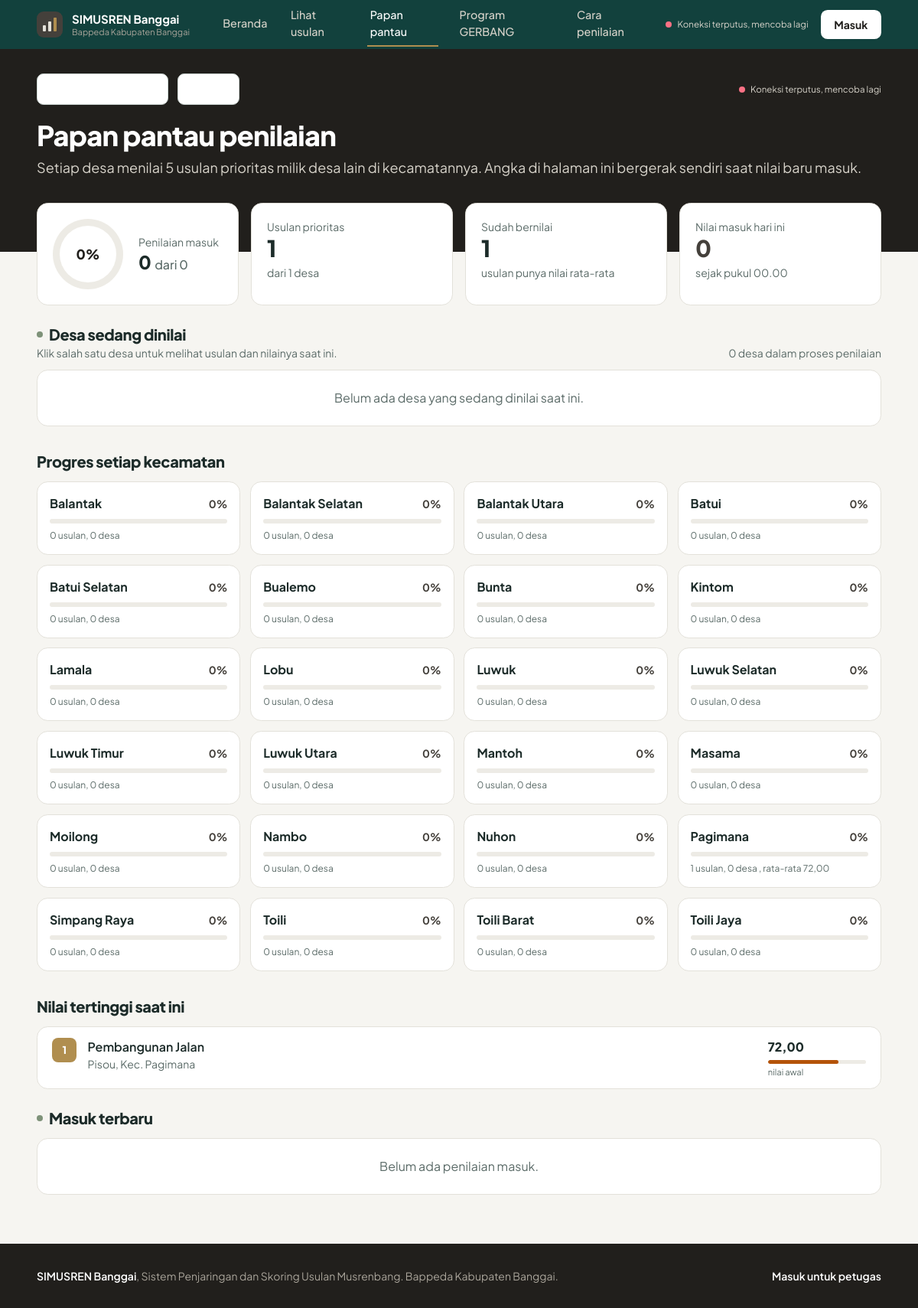
The page /papan.php on the database its author committed.
### tables this page shows
CREATE TABLE `tb_kecamatan` (
  `id_kecamatan` INT AUTO_INCREMENT PRIMARY KEY,
  `nama`         VARCHAR(80) NOT NULL,
  `aktif`        TINYINT(1) NOT NULL DEFAULT 1
);

CREATE TABLE `tb_usulan` (
  `id_usulan`         INT AUTO_INCREMENT PRIMARY KEY,
  `kode_usulan`       VARCHAR(40) NOT NULL UNIQUE,
  `tahun`             SMALLINT NOT NULL,
  `id_kecamatan`      INT NOT NULL,
  `desa`              VARCHAR(100) NOT NULL,
  `id_sumber`         INT NOT NULL,
  `id_sektor`         INT NOT NULL,
  `id_opd`            INT NOT NULL,
  `id_kamus`          INT DEFAULT NULL,
  `nama_usulan`       VARCHAR(255) NOT NULL,
  `uraian_masalah`    TEXT,
  `keterangan_lokasi` VARCHAR(255) DEFAULT NULL,
  `volume`            DECIMAL(14,2) DEFAULT 0,
  `satuan`            VARCHAR(30) DEFAULT NULL,
  `estimasi_anggaran` DECIMAL(18,2) DEFAULT 0,
  `nilai_awal`        DECIMAL(6,2) DEFAULT NULL,
  `jumlah_penilai`    INT NOT NULL DEFAULT 0,
  `peringkat_desa`    INT DEFAULT NULL,
  `total_nilai`       DECIMAL(6,2) DEFAULT NULL,
  `id_kategori`       INT DEFAULT NULL,
  `status`            ENUM('Draft','Terverifikasi','Ditolak') NOT NULL DEFAULT 'Draft',
  `catatan_verifikasi` TEXT,
  `id_user`           INT DEFAULT NULL,
  `dibuat_pada`       DATETIME NOT NULL DEFAULT CURRENT_TIMESTAMP,
  `diubah_pada`       DATETIME NOT NULL DEFAULT CURRENT_TIMESTAMP ON UPDATE CURRENT_TIMESTAMP,
  KEY `idx_tahun` (`tahun`),
  KEY `idx_kec` (`id_kecamatan`),
  KEY `idx_desa` (`id_kecamatan`,`desa`),
  KEY `idx_prioritas` (`tahun`,`id_kecamatan`,`desa`,`peringkat_desa`),
  KEY `idx_sektor` (`id_sektor`),
  KEY `idx_opd` (`id_opd`),
  KEY `idx_nilai` (`total_nilai`),
  CONSTRAINT `fk_usulan_kec` FOREIGN KEY (`id_kecamatan`) REFERENCES `tb_kecamatan`(`id_kecamatan`),
  CONSTRAINT `fk_usulan_sumber` FOREIGN KEY (`id_sumber`) REFERENCES `tb_sumber_usulan`(`id_sumber`),
  CONSTRAINT `fk_usulan_sektor` FOREIGN KEY (`id_sektor`) REFERENCES `tb_sektor`(`id_sektor`),
  CONSTRAINT `fk_usulan_opd` FOREIGN KEY (`id_opd`) REFERENCES `tb_opd`(`id_opd`)
);

CREATE TABLE `tb_kategori` (
  `id_kategori`  INT AUTO_INCREMENT PRIMARY KEY,
  `nama`         VARCHAR(60) NOT NULL,
  `batas_bawah`  DECIMAL(6,2) NOT NULL,
  `warna`        VARCHAR(9) NOT NULL DEFAULT '#64748B',
  `urut`         TINYINT NOT NULL DEFAULT 1
);

### includes/fungsi.php (called while the page is built, shortened)
<?php
function e($teks): string
{
    return htmlspecialchars((string)$teks, ENT_QUOTES, 'UTF-8');
}
function angka($nilai, int $desimal = 2): string
{
    return number_format((float)$nilai, $desimal, ',', '.');
}
function jalankan(mysqli $k, string $sql, string $tipe = '', array $nilai = [])
{
    $stmt = mysqli_prepare($k, $sql);
    if ($tipe !== '') {
        mysqli_stmt_bind_param($stmt, $tipe, ...$nilai);
    }
    mysqli_stmt_execute($stmt);
    $res = mysqli_stmt_get_result($stmt);
    $baris = [];
    if ($res) {
        while ($b = mysqli_fetch_assoc($res)) {
            $baris[] = $b;
        }
    }
    return $baris;
}

### papan.php (the view, shortened to what this page needs)
<?php
require_once __DIR__ . '/includes/fungsi_publik.php';
$daftar_tahun = daftar_tahun_publik($koneksi);
$tahun = (int)($_GET['tahun'] ?? APP_TAHUN_DEFAULT);
$kec   = (int)($_GET['kec'] ?? 0);
$nama_kec = '';
if ($nama_kec === '') { $kec = 0; }
$saring_kec = $kec > 0 ? ' AND u.id_kecamatan = ' . $kec : '';
$ringkas = jalankan($koneksi, "
    SELECT COUNT(*) AS usulan,
           COALESCE(SUM(u.jumlah_penilai), 0) AS nilai_masuk,
           COALESCE(SUM(" . SQL_TARGET_PENILAI . "), 0) AS target,
           COALESCE(SUM(u.total_nilai IS NOT NULL), 0) AS sudah_bernilai,
           COUNT(DISTINCT CONCAT(u.id_kecamatan, '|', u.desa)) AS desa
    FROM tb_usulan u WHERE " . SYARAT_PUBLIK . $saring_kec, 'i', [$tahun])[0];
$persen_total = (int)$ringkas['target'] > 0
    ? min(100, round((int)$ringkas['nilai_masuk'] / (int)$ringkas['target'] * 100)) : 0;
$penilaian_hari_ini = (int)jalankan($koneksi, "
    SELECT COUNT(*) AS n FROM tb_penilaian p JOIN tb_usulan u ON u.id_usulan = p.id_usulan
    WHERE " . SYARAT_PUBLIK . $saring_kec . " AND DATE(p.diubah_pada) = CURDATE()", 'i', [$tahun])[0]['n'];
$per_kec = jalankan($koneksi, "
    SELECT k.id_kecamatan, k.nama,
           (SELECT COUNT(*) FROM tb_desa d WHERE d.id_kecamatan = k.id_kecamatan AND d.aktif = 1) AS jml_desa,
           COUNT(u.id_usulan) AS usulan,
           COALESCE(SUM(u.jumlah_penilai), 0) AS nilai_masuk,
           COALESCE(SUM(" . SQL_TARGET_PENILAI . "), 0) AS target,
           AVG(u.total_nilai) AS rata
    FROM tb_kecamatan k
    LEFT JOIN tb_usulan u ON u.id_kecamatan = k.id_kecamatan AND " . SYARAT_PUBLIK . "
    WHERE k.aktif = 1
    GROUP BY k.id_kecamatan, k.nama
    ORDER BY k.nama", 'i', [$tahun]);
$teratas = jalankan($koneksi, SQL_USULAN_DASAR . "
    WHERE " . SYARAT_PUBLIK . $saring_kec . " AND u.total_nilai IS NOT NULL
    ORDER BY u.total_nilai DESC, u.estimasi_anggaran ASC LIMIT 8", 'i', [$tahun]);
$terbaru = jalankan($koneksi, "
    SELECT p.diubah_pada, (p.diubah_pada > p.dibuat_pada) AS diperbarui,
           u.id_usulan, u.nama_usulan, u.desa, u.total_nilai, u.jumlah_penilai, u.peringkat_desa,
           kec.nama AS kecamatan, " . SQL_TARGET_PENILAI . " AS target
    FROM tb_penilaian p
    JOIN tb_usulan u      ON u.id_usulan = p.id_usulan
    JOIN tb_kecamatan kec ON kec.id_kecamatan = u.id_kecamatan
    WHERE " . SYARAT_PUBLIK . $saring_kec . "
    ORDER BY p.diubah_pada DESC, p.id_penilaian DESC LIMIT 10", 'i', [$tahun]);
$desa_dinilai = jalankan($koneksi, "
    SELECT u.id_kecamatan, kec.nama AS kecamatan, u.desa,
           COUNT(*) AS usulan,
           COALESCE(SUM(u.jumlah_penilai), 0) AS masuk,
           COALESCE(SUM(" . SQL_TARGET_PENILAI . "), 0) AS target,
           AVG(u.total_nilai) AS rata,
           (SELECT MAX(p.diubah_pada) FROM tb_penilaian p JOIN tb_usulan ux ON ux.id_usulan = p.id_usulan
             WHERE ux.id_kecamatan = u.id_kecamatan AND ux.desa = u.desa AND ux.tahun = u.tahun) AS terakhir
    FROM tb_usulan u JOIN tb_kecamatan kec ON kec.id_kecamatan = u.id_kecamatan
    WHERE " . SYARAT_PUBLIK . $saring_kec . "
    GROUP BY u.id_kecamatan, kec.nama, u.desa, u.tahun
    HAVING masuk > 0 AND masuk < target
    ORDER BY terakhir DESC
    LIMIT 12", 'i', [$tahun]);
$rincian_desa = [];
require __DIR__ . '/includes/publik_atas.php';
?>
<section class="kepala-hal">
  <div class="wadah pt-8 pb-24" id="isi-utama">
    <form method="get" class="flex flex-wrap items-center gap-3 mb-5">
      <select name="kec" class="isian" style="width:auto" onchange="this.form.submit()" aria-label="Kecamatan">
        <option value="0">Seluruh kabupaten</option>
      </select>
      <select name="tahun" class="isian" style="width:auto" onchange="this.form.submit()" aria-label="Tahun">
        <?php foreach ($daftar_tahun as $t): ?>
          <option value="<?= $t ?>" <?= $t === $tahun ? 'selected' : '' ?>><?= $t ?></option>
        <?php endforeach; ?>
      </select>
      <span data-langsung-status class="ml-auto"></span>
    </form>
    <h1 class="text-3xl md:text-4xl">Papan pantau penilaian<?= $kec ? ', Kecamatan ' . e($nama_kec) : '' ?></h1>
    <p class="mt-2 text-lg" style="color:#D7D3CA">
      Setiap desa menilai <?= JUMLAH_PRIORITAS_DESA ?> usulan prioritas milik desa lain di kecamatannya.
      Angka di halaman ini bergerak sendiri saat nilai baru masuk.
    </p>
  </div>
</section>
<main class="wadah -mt-16 pb-16 relative z-10">
  <div data-langsung id="langsung-papan">
    <div class="papan-atas mb-6">
      <div class="kartu p-5 flex items-center gap-5">
        <div class="cincin" style="--p:<?= $persen_total ?>;--warna:#44403B;width:92px;height:92px">
          <span style="width:74px;height:74px;font-size:1.1rem"><?= $persen_total ?>%</span>
        </div>
        <div>
          <p class="text-sm" style="color:var(--redup)">Penilaian masuk</p>
          <p class="text-2xl font-extrabold"><?= number_format((int)$ringkas['nilai_masuk'], 0, ',', '.') ?>
            <span class="text-base font-medium" style="color:var(--redup)">dari <?= number_format((int)$ringkas['target'], 0, ',', '.') ?></span></p>
        </div>
      </div>
      <div class="kartu p-5">
        <p class="text-sm" style="color:var(--redup)">Usulan prioritas</p>
        <p class="text-3xl font-extrabold"><?= number_format((int)$ringkas['usulan'], 0, ',', '.') ?></p>
        <p class="text-sm mt-1" style="color:var(--redup)">dari <?= number_format((int)$ringkas['desa'], 0, ',', '.') ?> desa</p>
      </div>
      <div class="kartu p-5">
        <p class="text-sm" style="color:var(--redup)">Sudah bernilai</p>
        <p class="text-3xl font-extrabold"><?= number_format((int)$ringkas['sudah_bernilai'], 0, ',', '.') ?></p>
        <p class="text-sm mt-1" style="color:var(--redup)">usulan punya nilai rata-rata</p>
      </div>
      <div class="kartu p-5">
        <p class="text-sm" style="color:var(--redup)">Nilai masuk hari ini</p>
        <p class="text-3xl font-extrabold" style="color:#44403B"><?= number_format($penilaian_hari_ini, 0, ',', '.') ?></p>
        <p class="text-sm mt-1" style="color:var(--redup)">sejak pukul 00.00</p>
      </div>
    </div>
    <section class="mb-8">
      <div class="flex flex-wrap items-end justify-between gap-3 mb-3">
        <div>
          <h2 class="judul-bagian text-xl flex items-center gap-2"><span class="langsung-titik" aria-hidden="true"></span>Desa sedang dinilai</h2>
          <p class="text-sm" style="color:var(--redup)">Klik salah satu desa untuk melihat usulan dan nilainya saat ini.</p>
        </div>
        <span class="text-sm" style="color:var(--redup)"><?= count($desa_dinilai) ?> desa dalam proses penilaian</span>
      </div>
      <?php if ($desa_dinilai): ?>
        <ul class="desa-nilai" id="daftarDesaDinilai">
          <?php foreach ($desa_dinilai as $d):
              $kunci  = $d['id_kecamatan'] . '|' . $d['desa'];
              $target = max(1, (int)$d['target']);
              $persen = min(100, round((int)$d['masuk'] / $target * 100));
              $baru   = $d['terakhir'] && (time() - strtotime($d['terakhir'])) < 900; ?>
            <li>
              <button type="button" class="<?= $baru ? 'aktif-sekarang' : '' ?>" data-desa
                      data-kunci="<?= e($kunci) ?>"
                      data-nama="<?= e($d['desa']) ?>" data-kecamatan="<?= e($d['kecamatan']) ?>"
                      data-terakhir="<?= e($d['terakhir'] ? waktu_lalu($d['terakhir']) : 'belum ada') ?>"
                      data-cap="<?= e($d['terakhir'] ?? '') ?>"
                      data-persen="<?= $persen ?>" data-masuk="<?= (int)$d['masuk'] ?>" data-target="<?= (int)$d['target'] ?>">
                <span class="flex items-start justify-between gap-2">
                  <b><?= $baru ? '<span class="denyut-kecil" aria-hidden="true"></span>' : '' ?><?= e($d['desa']) ?></b>
                  <span class="text-xs font-semibold" style="color:var(--laut)"><?= $persen ?>%</span>
                </span>
                <span class="block text-xs" style="color:var(--redup)">Kec. <?= e($d['kecamatan']) ?></span>
                <span class="jalur-progres" style="margin-top:.5rem"><i style="width:<?= $persen ?>%"></i></span>
                <span class="block text-xs mt-1.5" style="color:var(--redup)">
                  <?= (int)$d['masuk'] ?> dari <?= (int)$d['target'] ?> penilaian, terakhir <?= e($d['terakhir'] ? waktu_lalu($d['terakhir']) : 'belum ada') ?>
                </span>
              </button>
            </li>
          <?php endforeach; ?>
        </ul>
        <script type="application/json" id="dataDesaDinilai"><?= json_encode($rincian_desa, JSON_UNESCAPED_UNICODE) ?></script>
      <?php else: ?>
        <p class="kartu p-6 text-center" style="color:var(--redup)">Belum ada desa yang sedang dinilai saat ini.</p>
      <?php endif; ?>
    </section>
    <div class="grid gap-6 xl:grid-cols-3">
      <section class="xl:col-span-2">
        <h2 class="judul-bagian text-xl mb-3"><?= $kec ? 'Progres kecamatan lain' : 'Progres setiap kecamatan' ?></h2>
        <ul class="papan-kec">
          <?php foreach ($per_kec as $r):
              $target = (int)$r['target'];
              $persen = $target > 0 ? min(100, round((int)$r['nilai_masuk'] / $target * 100)) : 0;
              $sorot  = $kec && $kec === (int)$r['id_kecamatan']; ?>
            <li class="kartu p-4 <?= $sorot ? 'sorot' : '' ?>">
              <a href="papan.php?tahun=<?= $tahun ?>&amp;kec=<?= (int)$r['id_kecamatan'] ?>">
                <div class="flex items-baseline justify-between gap-2">
                  <b><?= e($r['nama']) ?></b>
                  <span class="text-sm font-bold" style="color:<?= $persen >= 100 ? '#5F7059' : 'var(--laut)' ?>"><?= $persen ?>%</span>
                </div>
                <div class="jalur-progres mt-2"><i style="width:<?= $persen ?>%"></i></div>
                <p class="text-xs mt-2" style="color:var(--redup)">
                  <?= (int)$r['usulan'] ?> usulan, <?= (int)$r['jml_desa'] ?> desa
                  <?= $r['rata'] !== null ? ', rata-rata ' . angka($r['rata']) : '' ?>
                </p>
              </a>
            </li>
          <?php endforeach; ?>
        </ul>
        <h2 class="judul-bagian text-xl mt-8 mb-3">Nilai tertinggi saat ini</h2>
        <?php if ($teratas): ?>
          <ol class="daftar-sederhana kartu">
            <?php foreach ($teratas as $i => $u): ?>
              <li>
                <span class="rank <?= $i < 3 ? 'r' . ($i + 1) : '' ?>"><?= $i + 1 ?></span>
                <span class="min-w-0 flex-1">
                  <a href="lihat_usulan.php?id=<?= (int)$u['id_usulan'] ?>" class="font-semibold hover:underline"><?= e($u['nama_usulan']) ?></a>
                  <span class="block text-sm" style="color:var(--redup)"><?= e($u['desa']) ?>, Kec. <?= e($u['kecamatan']) ?></span>
                </span>
                <span class="w-32 shrink-0"><?= sel_nilai($u) ?></span>
              </li>
            <?php endforeach; ?>
          </ol>
        <?php else: ?>
          <p class="kartu p-6 text-center" style="color:var(--redup)">Belum ada usulan yang dinilai.</p>
        <?php endif; ?>
      </section>
      <section>
        <h2 class="judul-bagian text-xl mb-3 flex items-center gap-2"><span class="langsung-titik" aria-hidden="true"></span>Masuk terbaru</h2>
        <ol class="kartu divide-y" style="border-color:var(--garis)">
          <?php if (!$terbaru): ?>
            <li class="p-6 text-center" style="color:var(--redup)">Belum ada penilaian masuk.</li>
          <?php endif; ?>
        </ol>
      </section>
    </div>
  </div>
</main>
<?php require __DIR__ . '/includes/publik_bawah.php'; ?>

### includes/fungsi_publik.php (shortened to what this page needs)
<?php
require_once __DIR__ . '/fungsi.php';
function sel_nilai(array $u): string
{
    $n_penilai = (int)($u['jumlah_penilai'] ?? 0);
    $n = (float)$u['total_nilai'];
    $w = max(2, min(100, $n));
    $sumber = $n_penilai > 0 ? $n_penilai . ' desa menilai' : 'nilai awal';
    return '<div class="nilai"><span class="angka">' . angka($n) . '</span>'
         . '<span class="batang"><i style="width:' . $w . '%;background:' . e($u['warna_kategori'] ?: '#64748B') . '"></i></span>'
         . '<span class="sumber">' . $sumber . '</span></div>';
}
function daftar_tahun_publik(mysqli $k): array
{
    $t = array_map('intval', array_column(
        jalankan($k, "SELECT DISTINCT tahun FROM tb_usulan ORDER BY tahun DESC"), 'tahun'));
    rsort($t);
    return $t;
}

### rows shown on the page
tb_kecamatan: nama "Balantak", persen "0", usulan "0", jml_desa "0"
tb_kecamatan: nama "Balantak Selatan", persen "0", usulan "0", jml_desa "0"
tb_kecamatan: nama "Balantak Utara", persen "0", usulan "0", jml_desa "0"
tb_kecamatan: nama "Batui", persen "0", usulan "0", jml_desa "0"
tb_kecamatan: nama "Batui Selatan", persen "0", usulan "0", jml_desa "0"
tb_kecamatan: nama "Bualemo", persen "0", usulan "0", jml_desa "0"
tb_kecamatan: nama "Bunta", persen "0", usulan "0", jml_desa "0"
tb_kecamatan: nama "Kintom", persen "0", usulan "0", jml_desa "0"
tb_kecamatan: nama "Lamala", persen "0", usulan "0", jml_desa "0"
tb_kecamatan: nama "Lobu", persen "0", usulan "0", jml_desa "0"
tb_kecamatan: nama "Luwuk", persen "0", usulan "0", jml_desa "0"
tb_kecamatan: nama "Luwuk Selatan", persen "0", usulan "0", jml_desa "0"
tb_kecamatan: nama "Luwuk Timur", persen "0", usulan "0", jml_desa "0"
tb_kecamatan: nama "Luwuk Utara", persen "0", usulan "0", jml_desa "0"
tb_kecamatan: nama "Mantoh", persen "0", usulan "0", jml_desa "0"
tb_kecamatan: nama "Masama", persen "0", usulan "0", jml_desa "0"
tb_kecamatan: nama "Moilong", persen "0", usulan "0", jml_desa "0"
tb_kecamatan: nama "Nambo", persen "0", usulan "0", jml_desa "0"
tb_kecamatan: nama "Nuhon", persen "0", usulan "0", jml_desa "0"
tb_kecamatan: nama "Pagimana", persen "0", usulan "1", jml_desa "0", rata "72,00"
tb_kecamatan: nama "Simpang Raya", persen "0", usulan "0", jml_desa "0"
tb_kecamatan: nama "Toili", persen "0", usulan "0", jml_desa "0"
tb_kecamatan: nama "Toili Barat", persen "0", usulan "0", jml_desa "0"
tb_kecamatan: nama "Toili Jaya", persen "0", usulan "0", jml_desa "0"
tb_usulan: nama_usulan "Pembangunan Jalan", desa "Pisou", id_kecamatan.nama "Pagimana", total_nilai "72,00", jumlah_penilai "nilai awal"

### other values the page prints
APP_NAMA "SIMUSREN Banggai"
APP_INSTANSI "Bappeda Kabupaten Banggai"
$m[0] "Beranda"
$m[0] "Lihat usulan"
$m[0] "Papan pantau"
$m[0] "Program GERBANG"
$m[0] "Cara penilaian"
JUMLAH_PRIORITAS_DESA "5"
$persen_total "0"
$ringkas['nilai_masuk'] "0"
$ringkas['target'] "0"
$ringkas['usulan'] "1"
$ringkas['desa'] "1"
$ringkas['sudah_bernilai'] "1"
$penilaian_hari_ini "0"
